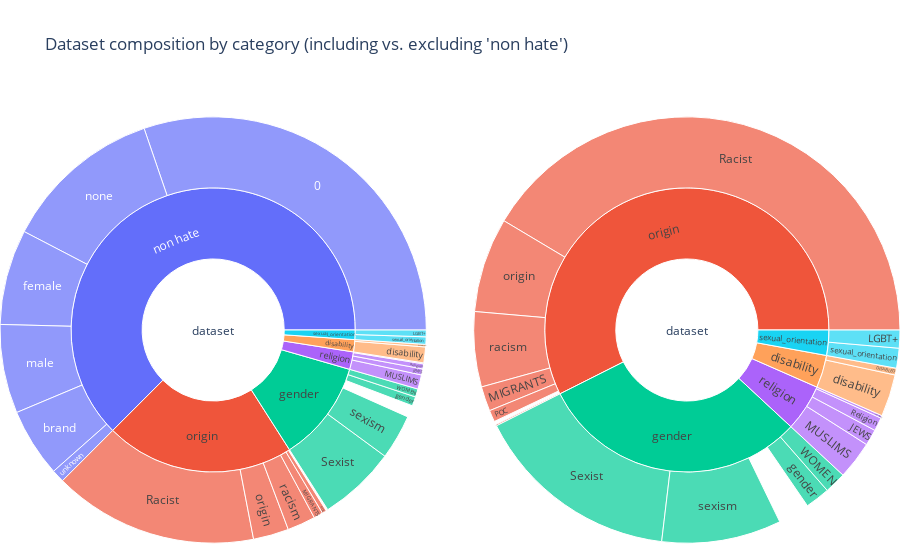

This figure's notebook cell:
### Markdown cell above
## Dataset composition by category (including vs. excluding 'non hate')

### Code cell
df_unified_grouped = df_unified.groupby(['dataset_name', 'target', 'original_target']).count()
df_unified_grouped_table = df_unified_grouped.add_suffix('_Count').reset_index()
df_unified_grouped_table.original_target = [" " + ot for ot in df_unified_grouped_table.original_target]

labels = [*sorted(df_unified_grouped_table.target.unique()), *df_unified_grouped_table.original_target]
parents = [*["dataset" for x in range(len(df_unified_grouped_table.target.unique()))], *df_unified_grouped_table.target]
t = pd.array(df_unified_grouped_table.groupby(['target'])['text_Count'].sum())
values = [*t, *df_unified_grouped_table.text_Count]

sunburst_df = pd.DataFrame({'labels': labels, 'parents': parents, 'amount': values})

fig = go.Figure()

fig.add_trace(go.Sunburst(
    labels=sunburst_df.labels,
    parents=sunburst_df.parents,
    values=sunburst_df.amount,
    branchvalues="total",
    domain=dict(column=0)
))

# Dropping "non hate" for better visibility
sunburst_df = sunburst_df.drop( sunburst_df[(sunburst_df.parents == 'non hate') | (sunburst_df.labels == 'non hate')].index)

fig.add_trace(go.Sunburst(
    labels=sunburst_df.labels,
    parents=sunburst_df.parents,
    values=sunburst_df.amount,
    branchvalues="total",
    domain=dict(column=1)
))

fig.update_layout(
    title_text="Dataset composition by category (including vs. excluding 'non hate')",
    grid= dict(columns=2, rows=1),
    margin = dict(t=100, l=0, r=0, b=0),
)

fig.show()

### Figure 1 — Plotly figure (JSON) as saved in the notebook; plotly's stock layout.template omitted (floating-point values rounded to 4 significant figures)
{"data": [{"branchvalues": "total", "domain": {"column": 0}, "labels": ["disability", "gender", "non hate", "origin", "religion", "sexual_orientation", " 0", " DISABLED", " WOMEN", " MIGRANTS", " POC", " JEWS", " MUSLIMS", " LGBT+", " Sexist", " Racist", " Religion", " brand", " female", " male", " unknown", " disability", " gender", " origin", " religion", " sexual_orientation", " sexism", " both", " racism", " sexism", " none", " racism"], "parents": ["dataset", "dataset", "dataset", "dataset", "dataset", "dataset", "non hate", "disability", "gender", "origin", "origin", "religion", "religion", "sexual_orientation", "gender", "origin", "religion", "non hate", "non hate", "non hate", "non hate", "disability", "gender", "origin", "religion", "sexual_orientation", "gender", "origin", "origin", "gender", "non hate", "origin"], "type": "sunburst", "values": [1264, 10449, 56796, 19566, 1817, 979, 27491, 175, 560, 637, 301, 418, 983, 465, 5347, 14118, 348, 4730, 6567, 6127, 881, 1089, 638, 2448, 68, 514, 814, 35, 88, 3090, 11000, 1939]}, {"branchvalues": "total", "domain": {"column": 1}, "labels": ["disability", "gender", "origin", "religion", "sexual_orientation", " DISABLED", " WOMEN", " MIGRANTS", " POC", " JEWS", " MUSLIMS", " LGBT+", " Sexist", " Racist", " Religion", " disability", " gender", " origin", " religion", " sexual_orientation", " sexism", " both", " racism", " sexism", " racism"], "parents": ["dataset", "dataset", "dataset", "dataset", "dataset", "disability", "gender", "origin", "origin", "religion", "religion", "sexual_orientation", "gender", "origin", "religion", "disability", "gender", "origin", "religion", "sexual_orientation", "gender", "origin", "origin", "gender", "origin"], "type": "sunburst", "values": [1264, 10449, 19566, 1817, 979, 175, 560, 637, 301, 418, 983, 465, 5347, 14118, 348, 1089, 638, 2448, 68, 514, 814, 35, 88, 3090, 1939]}], "layout": {"grid": {"columns": 2, "rows": 1}, "margin": {"b": 0, "l": 0, "r": 0, "t": 100}, "title": {"text": "Dataset composition by category (including vs. excluding 'non hate')"}}}
